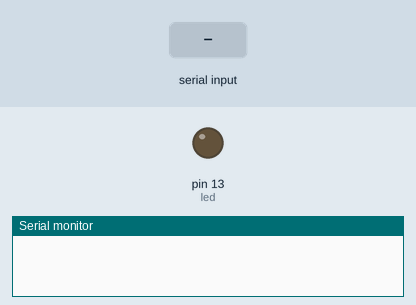
Bench run of a sketch on a simulated Arduino Uno, built with avr-gcc and run on an emulated ATmega328P. On the bench: output pins drawn as LEDs (lit = HIGH), the last lines printed to the serial monitor. Inputs (shaded band) come from the test bench.

Above: at 1.2 s.
1.3 s: "H" received over Serial
At 2.1 s:
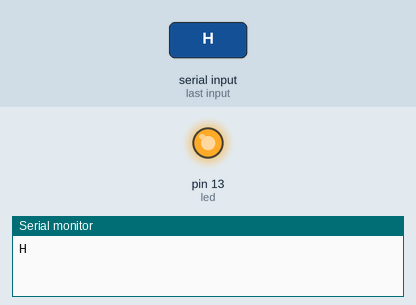
2.8 s: "C" received over Serial
At 3.6 s:
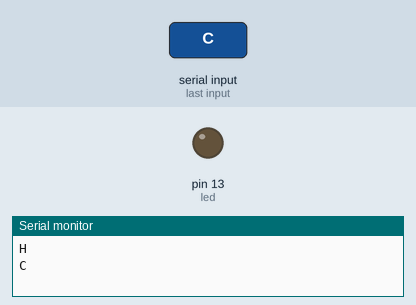
Timing chart, 0 to 5.8 s (numbered marks = the images above; inputs shaded):
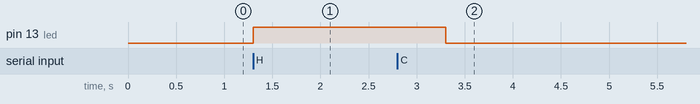

Measured:
- after the input at 1.3 s, pin 13 (led): LOW → HIGH at once
- after the input at 2.8 s, pin 13 (led): HIGH → LOW after 0.50 s

The sketch:

IGEN_330_integration1.1.ino
```cpp
int led = 13; //test led

void setup() {
  // put your setup code here, to run once:
  Serial.begin(9600);
  pinMode(led,OUTPUT);
}

void loop() {
  // put your main code here, to run repeatedly:

  if(Serial.available()>0){ //someone types something in and hits enter

    //arduino reads data
    int data = Serial.read();

    //if HOT is received
    if(data == 'H'){
      digitalWrite(led, HIGH);
      Serial.println("H");
      delay(2000);
    }

    //if COLD is received
    else if(data == 'C'){
      digitalWrite(led, LOW);
      Serial.println("C");
      delay(2000);
    }

  }
}
```
